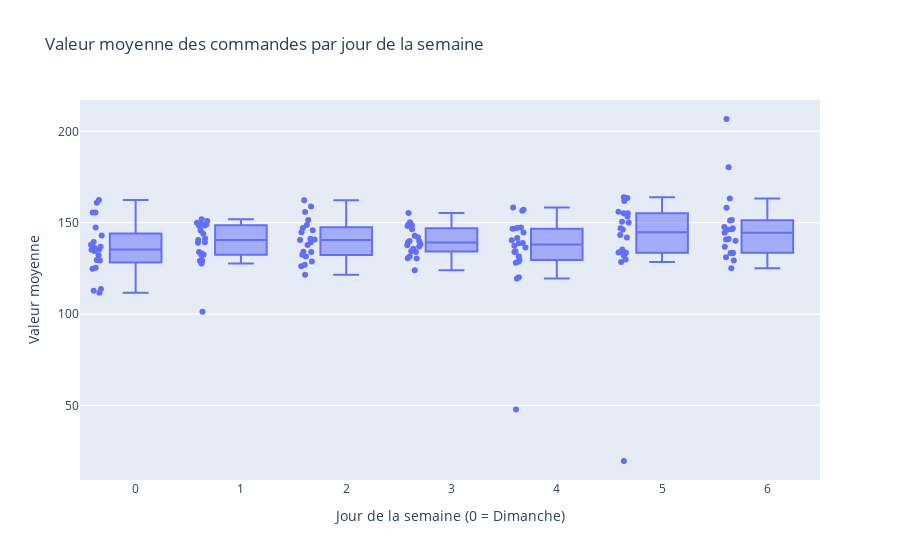

Notebook code cell kept with this figure:
### Code cell
fig = px.box(
    data_seasonal,
    x='day_of_week',
    y='avg_order_value',
    points='all',
    title='Valeur moyenne des commandes par jour de la semaine',
    labels={'day_of_week': 'Jour de la semaine (0 = Dimanche)', 'avg_order_value': 'Valeur moyenne'}
)
fig.show()

### Figure 1 — Plotly figure (JSON) as saved in the notebook; plotly's stock layout.template omitted (floating-point values rounded to 4 significant figures; data arrays with more than 128 entries replaced by an {"elided": "..."} marker saying what was removed)
{"data": [{"alignmentgroup": "True", "boxpoints": "all", "hovertemplate": "Jour de la semaine (0 = Dimanche)=%{x}<br>Valeur moyenne=%{y}<extra></extra>", "legendgroup": "", "marker": {"color": "#636efa"}, "name": "", "notched": false, "offsetgroup": "", "orientation": "v", "showlegend": false, "type": "box", "x": {"elided": "176 float values"}, "x0": " ", "xaxis": "x", "y": {"elided": "176 float values"}, "y0": " ", "yaxis": "y"}], "layout": {"boxmode": "group", "legend": {"tracegroupgap": 0}, "title": {"text": "Valeur moyenne des commandes par jour de la semaine"}, "xaxis": {"anchor": "y", "domain": [0, 1], "title": {"text": "Jour de la semaine (0 = Dimanche)"}}, "yaxis": {"anchor": "x", "domain": [0, 1], "title": {"text": "Valeur moyenne"}}}}
